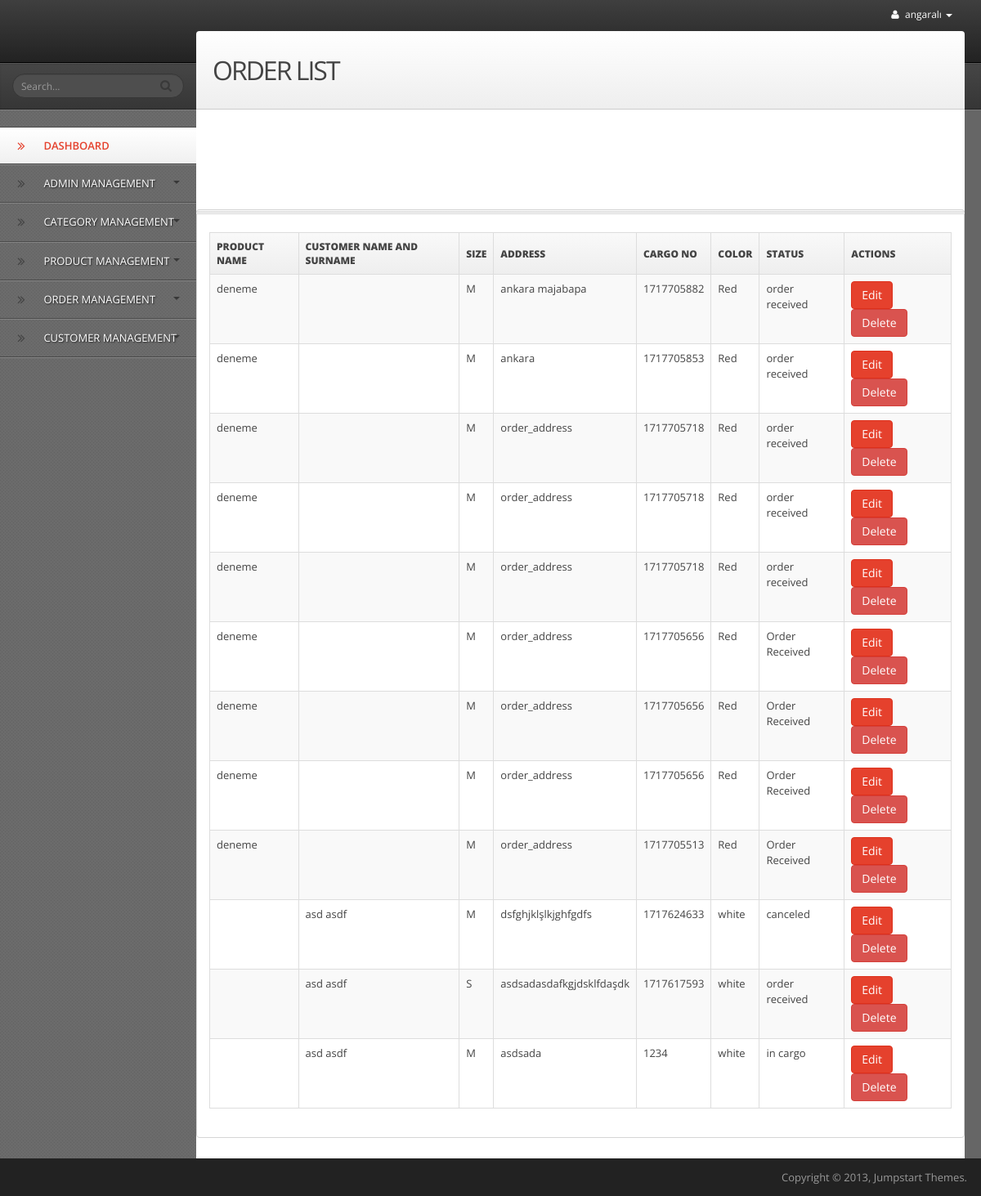
The app's page /back-end/admin_panel/order_list.php (signed in) with its own data.
### tables this page shows
CREATE TABLE `order_table` (
  `order_id` int(11) NOT NULL,
  `product_id` int(11) NOT NULL,
  `customer_id` int(11) NOT NULL,
  `order_address` varchar(5000) NOT NULL,
  `cargo_no` int(11) NOT NULL,
  `color` varchar(20) NOT NULL,
  `size` varchar(20) NOT NULL,
  `order_status` varchar(40) NOT NULL
);

CREATE TABLE `product_table` (
  `product_id` int(11) NOT NULL,
  `category_id` int(11) NOT NULL,
  `product_name` varchar(255) NOT NULL,
  `product_details` text NOT NULL,
  `product_price` int(11) NOT NULL,
  `product_stock` int(11) NOT NULL,
  `product_image_path` varchar(255) DEFAULT NULL
);

CREATE TABLE `customer_table` (
  `customer_id` int(11) NOT NULL,
  `customer_name` varchar(255) NOT NULL,
  `customer_surname` varchar(255) NOT NULL,
  `customer_username` varchar(255) NOT NULL,
  `customer_pass` varchar(255) NOT NULL,
  `customer_status` varchar(40) NOT NULL
);

### back-end/admin_panel/order_list.php (the view, shortened to what this page needs)
<?php
$servername = "localhost";
$username = "root";
$password = "";
$dbname = "test";
$conn = new mysqli($servername, $username, $password, $dbname);
$sql = "SELECT order_table.*, product_table.product_name, customer_table.customer_name, customer_table.customer_surname FROM order_table LEFT JOIN product_table ON order_table.product_id = product_table.product_id LEFT JOIN customer_table ON order_table.customer_id = customer_table.customer_id ORDER BY order_id DESC";
$order_result = $conn->query($sql);
?>
<?php include('header.php'); ?>
<body>
    <div id="wrapper">
        <?php include('top_bar.php'); ?>
        <?php include('left_sidebar.php'); ?>
        <div id="content">
            <div id="content-header">
                <h1>ORDER LIST</h1>
            </div>
            <div class="portlet">
                <div class="portlet-header"></div>
                <div class="portlet-content">
                    <table class="table table-bordered table-striped">
                        <thead>
                            <tr>
                                <th>Product Name</th>
                                <th>Customer Name and Surname</th>
                                <th>Size</th>
                                <th>Address</th>
                                <th>Cargo No</th>
                                <th>Color</th>
                                <th>Status</th>
                                <th>Actions</th>
                            </tr>
                        </thead>
                        <tbody>
                            <?php
                            if ($order_result->num_rows > 0) {
                                while($row = $order_result->fetch_assoc()) {
                                    echo "<tr>";
                                    echo "<td>" . (isset($row['product_name']) ? $row['product_name'] : '') . "</td>";
                                    echo "<td>" . (isset($row['customer_name']) ? $row['customer_name'] : '') . " " . (isset($row['customer_surname']) ? $row['customer_surname'] : '') . "</td>";
                                    echo "<td>" . (isset($row['size']) ? $row['size'] : '') . "</td>";
                                    echo "<td>" . (isset($row['order_address']) ? $row['order_address'] : '') . "</td>";
                                    echo "<td>" . (isset($row['cargo_no']) ? $row['cargo_no'] : '') . "</td>";
                                    echo "<td>" . (isset($row['color']) ? $row['color'] : '') . "</td>";
                                    echo "<td>" . (isset($row['order_status']) ? $row['order_status'] : '') . "</td>";
                                    echo "<td>
                                        <a href='edit_order.php?id=" . $row['order_id'] . "' class='btn btn-primary'>Edit</a>
                                        <a href='order_list.php?delete_id=" . $row['order_id'] . "&confirm=yes' class='btn btn-danger' onclick=\"return confirm('Are you sure you want to delete this order?')\">Delete</a>
                                        </td>";
                                    echo "</tr>";
                                }
                            } else {
                                echo "<tr><td colspan='8'>No orders found.</td></tr>";
                            }
                            ?>
                        </tbody>
                    </table>
                </div>
            </div>
        </div>
    </div>
    <?php include('footer.php'); ?>
</body>
</html>

### records on screen
order_table: product.product_name "deneme", size "M", order_address "ankara majabapa", cargo_no "1717705882", color "Red", order_status "order received"
order_table: product.product_name "deneme", size "M", order_address "ankara", cargo_no "1717705853", color "Red", order_status "order received"
order_table: product.product_name "deneme", size "M", order_address "order_address", cargo_no "1717705718", color "Red", order_status "order received"
order_table: product.product_name "deneme", size "M", order_address "order_address", cargo_no "1717705718", color "Red", order_status "order received"
order_table: product.product_name "deneme", size "M", order_address "order_address", cargo_no "1717705718", color "Red", order_status "order received"
order_table: product.product_name "deneme", size "M", order_address "order_address", cargo_no "1717705656", color "Red", order_status "Order Received"
order_table: product.product_name "deneme", size "M", order_address "order_address", cargo_no "1717705656", color "Red", order_status "Order Received"
order_table: product.product_name "deneme", size "M", order_address "order_address", cargo_no "1717705656", color "Red", order_status "Order Received"
order_table: product.product_name "deneme", size "M", order_address "order_address", cargo_no "1717705513", color "Red", order_status "Order Received"
order_table: customer.customer_name "asd", customer.customer_surname "asdf", size "M", order_address "dsfghjklşlkjghfgdfs", cargo_no "1717624633", color "white", order_status "canceled"
order_table: customer.customer_name "asd", customer.customer_surname "asdf", size "S", order_address "asdsadasdafkgjdsklfdaşdk", cargo_no "1717617593", color "white", order_status "order received"
order_table: customer.customer_name "asd", customer.customer_surname "asdf", size "M", order_address "asdsada", cargo_no "1234", color "white", order_status "in cargo"

### other values on screen
$_SESSION['admin_username'] "angaralı"
